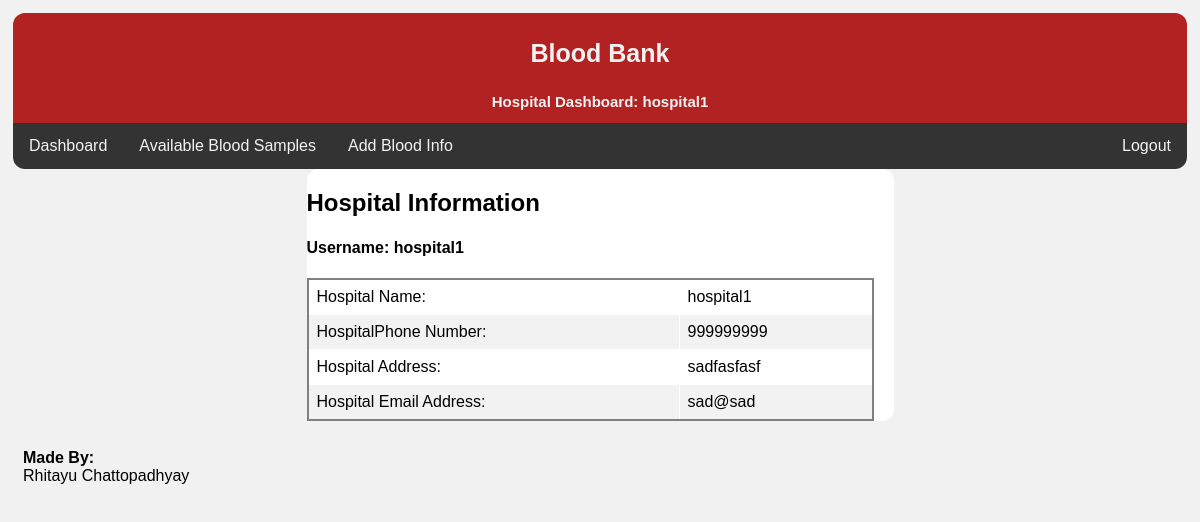
The page /hospital_info.php (signed in) on the database as committed earlier.
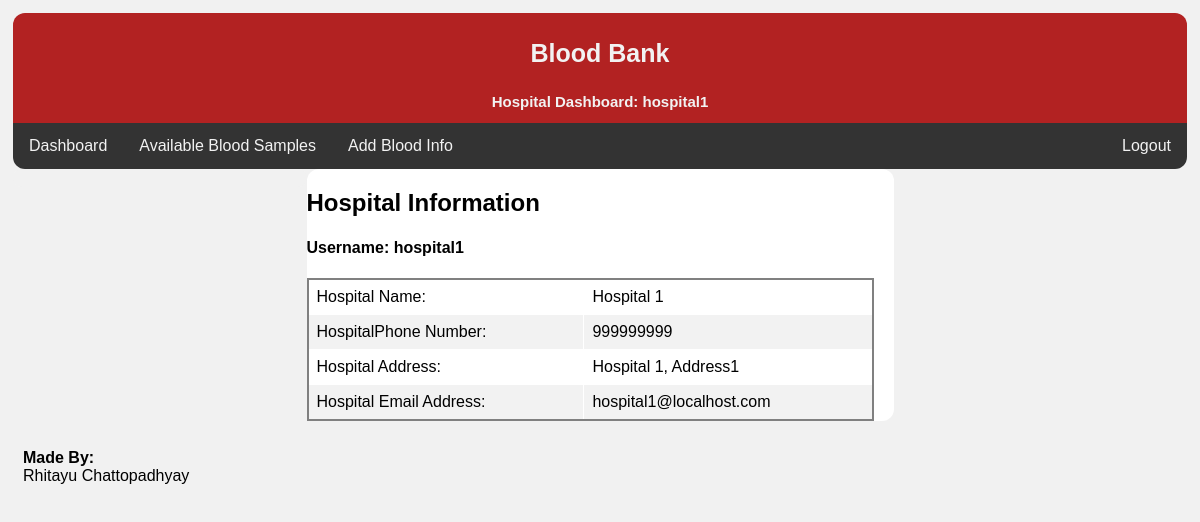
The same page on the database as committed later.
### tables this page shows
CREATE TABLE `hospitals` (
  `username` varchar(50) NOT NULL,
  `hospital_name` varchar(50) NOT NULL,
  `hospital_phone_number` int(11) NOT NULL,
  `hospital_address` varchar(100) NOT NULL,
  `hospital_email_address` varchar(50) NOT NULL,
  PRIMARY KEY (`username`)
);

### hospital_info.php (called while the page is built, shortened)
<?php
	include('config.php');
	$username = $_SESSION['username'];
	$query_string = "select * from hospitals where username like '".$username."' ;";
	$result = $conn->query($query_string);
	$info_rows = $result->fetch_all();
	$name = $info_rows[0][1];
	$number= $info_rows[0][2];
	$address= $info_rows[0][3];
	$email= $info_rows[0][4];
?>
<?php
	include('templates/_header.php');
	include('templates/hospital_info.php');
	include('templates/_footer.php');
?>

### templates/hospital_info.php (the view, shortened to what this page needs)
<div class="header" style="padding: 1px">
			<h3> Blood Bank </h3>
			<h2 style = "font-size: 15px">Hospital Dashboard: <?php print_r($_SESSION['username'])?></h2>
	</div>
	<div class="topnav">
		<a href="hospital_dashboard.php">Dashboard</a>
		<a href="available_blood.php">Available Blood Samples</a>
		<a href="hospital_add_inventory.php">Add Blood Info</a>
		<a href="logout.php" style="float:right" value="submit">Logout</a>
	</div>
	<div class="row">
		<div class="leftcolumn" style="background-color: #f1f1f1">
		</div>
		<div class="leftcolumn"	style="width:50%">
			<table id="bloodbank" style="border-style:solid ; border-width:2px">
				<h2>Hospital Information</h2>
				<h4>Username: <?php echo $username?></h4>
				<tr>
					<td>Hospital Name:</td>
					<td><?php echo $name?></td>
				</tr>
				<tr>
					<td>HospitalPhone Number:</td>
					<td><?php echo $number?></td>
				</tr>
				<tr>
					<td>Hospital Address:</td>
					<td><?php echo $address?></td>
				</tr>
				<tr>
					<td>Hospital Email Address:</td>
					<td><?php echo $email?></b></td>
				</tr>
			</table>
		</div>
	</div>

Rows that differ between the two databases and show on the page:
changed hospitals: hospital_name "hospital1" → "Hospital 1"; hospital_address "sadfasfasf" → "Hospital 1, Address1"; hospital_email_address "sad@sad" → "hospital1@localhost.com"
